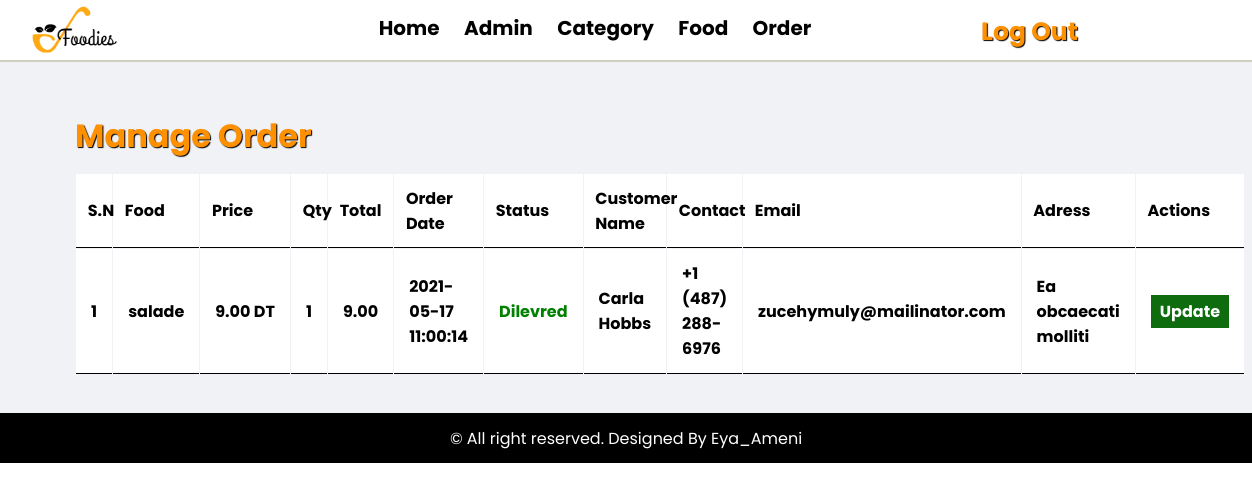
Screenshot of /admin/manage-order.php (signed in) with the database file from the repository.
### tables this page shows
CREATE TABLE IF NOT EXISTS `commande` (
  `id` int(10) UNSIGNED NOT NULL AUTO_INCREMENT,
  `food_id` int(10) UNSIGNED NOT NULL,
  `qty` int(11) NOT NULL,
  `total` decimal(10,2) NOT NULL,
  `order_date` datetime DEFAULT NULL,
  `status` varchar(50) NOT NULL,
  `customer_name` varchar(150) NOT NULL,
  `customer_contact` varchar(20) NOT NULL,
  `customer_email` varchar(150) NOT NULL,
  `customer_address` varchar(150) NOT NULL,
  PRIMARY KEY (`id`),
  KEY `food_id` (`food_id`)
);

CREATE TABLE IF NOT EXISTS `food` (
  `id` int(10) UNSIGNED NOT NULL AUTO_INCREMENT,
  `title` varchar(100) NOT NULL,
  `description` text NOT NULL,
  `price` decimal(10,2) NOT NULL,
  `image_name` varchar(255) DEFAULT NULL,
  `category_id` int(10) UNSIGNED NOT NULL,
  `featured` varchar(10) NOT NULL,
  `active` varchar(10) NOT NULL,
  PRIMARY KEY (`id`)
);

### admin/manage-order.php (the view, shortened to what this page needs)
<?php
include('partie/menu.php');
?>
<div class="main-content">
	<div class="wrapper">
		<h1 class="title">Manage Order</h1>
<table class="tbl-full">
			<tr>
				<th>S.N</th>
				<th>Food</th>
				<th>Price</th>
				<th>Qty</th>
				<th>Total</th>
				<th>Order Date</th>
				<th>Status</th>
				<th>Customer Name</th>
				<th>Contact</th>
				<th>Email</th>
				<th>Adress</th>
				<th>Actions</th>
			</tr>
				<?php
		$sql = "SELECT c.id,food_id,qty,total,order_date,status,customer_name,customer_contact,customer_email,customer_address ,title ,price FROM commande c ,food f WHERE f.id=c.food_id ORDER BY c.id DESC ";
		$res = mysqli_query($conn,$sql)or die(mysqli_error($conn));;
			$count =mysqli_num_rows($res);
			$sn=1;
			if ($count>0)
			{
				while($rows=mysqli_fetch_assoc($res))
				{
					$id=$rows['id'];
					$food=$rows['title'];
					$price=$rows['price'];
					$qty=$rows['qty'];
					$total=$rows['total'];
					$order_date=$rows['order_date'];
					$status=$rows['status'];
					$customer_name=$rows['customer_name'];
					$customer_contact=$rows['customer_contact'];
					$customer_email=$rows['customer_email'];
					$customer_address=$rows['customer_address'];
					?>
			<tr>
				<td><?php echo $sn++; ?></td>
				<td><?php echo $food; ?></td>
				<td><?php echo $price ?>&nbspDT</td>
				<td><?php echo $qty ?></td>
				<td><?php echo $total ?></td>
				<td><?php echo $order_date ?></td>
				<td>
					<?php
					if($status=="Dilevred"){
					echo "<label  style='color:green;'>$status</label>";
				}
				?>
					</td>
				<td><?php echo $customer_name ?></td>
				<td><?php echo $customer_contact?></td>
				<td><?php echo $customer_email; ?></td>
				<td><?php echo $customer_address; ?></td>
				<td>
					<a href="update-order.php?id=<?php echo $id;?>"class="btn-secondary">Update</a>
				</td>
			</tr>
			<?php
			}
			}
			else
			{
				echo "<tr><td colspan ='12' class='error'>Order not Available</td></tr>";
			}
		?>
		</table>
	</div>
</div>
<?php
include('partie/footer.php');
?>

### admin/admin.css (style rules this page uses)
* { margin: 0; padding: 0; font-family: 'Poppins', sans-serif; box-sizing: border-box; }
.wrapper { padding: 1%; width: 90%; margin : 0 auto; }
.tbl-full { width: 100%; }
table { width:100%; border-collapse:separate; border-spacing:1px; caption-side:bottom; }
table tr th { padding: 1%; text-align:left; }
td,th { padding:12px 15px; border-bottom: 1px solid black; font-family: 'Poppins', sans-serif; font-weight: bold; }
tr { background:white; }
.btn-secondary { background-color: #0e6b0e; padding: 5px; padding-left: 9px; padding-right: 9px; margin-bottom: 20px; color: white; text-decoration: none; font-weight: bold; }
.main-content { background-color: #f1f2f6; padding: 3% 0; padding-bottom: 2%; }
.title { color: #ff9100; text-shadow: 1px 1px 1px black; margin-bottom: 13px; }

### rows the page displays
commande: food.title "salade", food.price "9.00", qty "1", total "9.00", order_date "2021-05-17 11:00:14", status "Dilevred", customer_name "Carla Hobbs", customer_contact "+1 (487) 288-6976", customer_email "zucehymuly@mailinator.com", customer_address "Ea obcaecati molliti"
